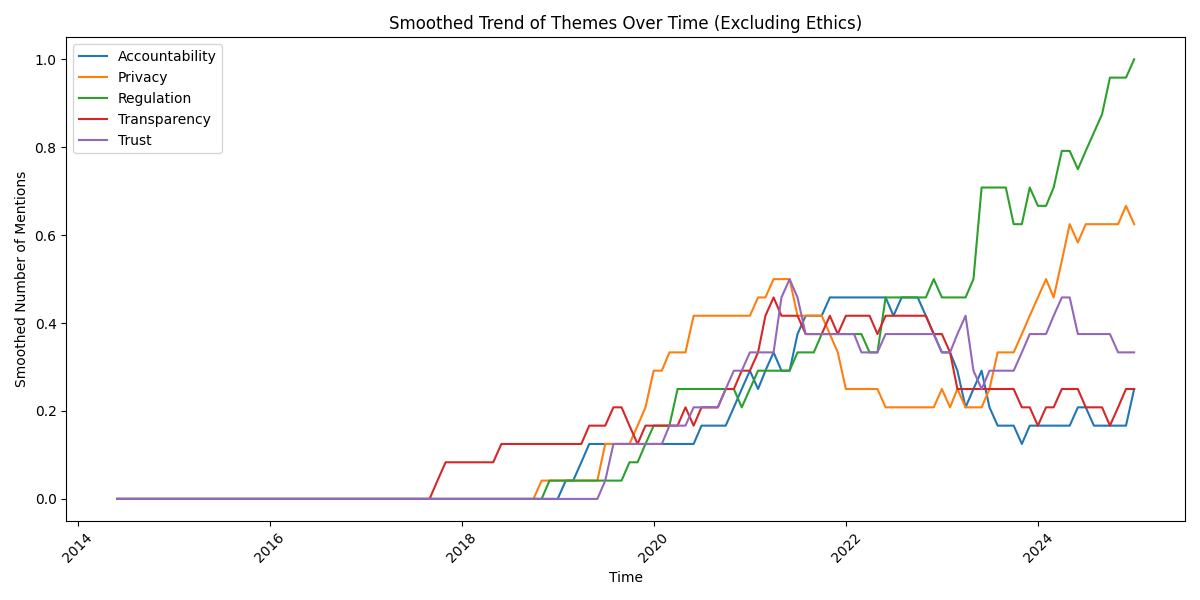

Here is the Python script that generated this plot:
import matplotlib.pyplot as plt
import matplotlib
matplotlib.use('Agg')
import seaborn as sns
import pandas as pd
combined_df = pd.read_csv(r'C:\Users\HARI\Desktop\Saru\Opinion\backend\clustered_combined_data.csv')


combined_df['Time'] = pd.to_datetime(combined_df['Time'], errors='coerce') 
combined_df = combined_df.dropna(subset=['Time']) 

combined_df['Time'] = pd.to_datetime(combined_df['Time'], utc=True)
combined_df = combined_df.sort_values(by='Time')
theme_trends = combined_df.groupby([pd.Grouper(key='Time', freq='M'), 'Assigned_Theme']).size().unstack(fill_value=0)
theme_trends = theme_trends.drop(columns=['Ethics','Bias','Fairness'], errors='ignore')

theme_trends_smoothed = theme_trends.rolling(window=24, min_periods=1).mean()


plt.figure(figsize=(12, 6))
for theme in theme_trends_smoothed.columns:
    plt.plot(theme_trends_smoothed.index, theme_trends_smoothed[theme], label=theme)

plt.xlabel('Time')
plt.ylabel('Smoothed Number of Mentions')
plt.title('Smoothed Trend of Themes Over Time (Excluding Ethics)')
plt.legend()
plt.xticks(rotation=45)
plt.tight_layout()
plt.savefig("trend.png")
plt.close()